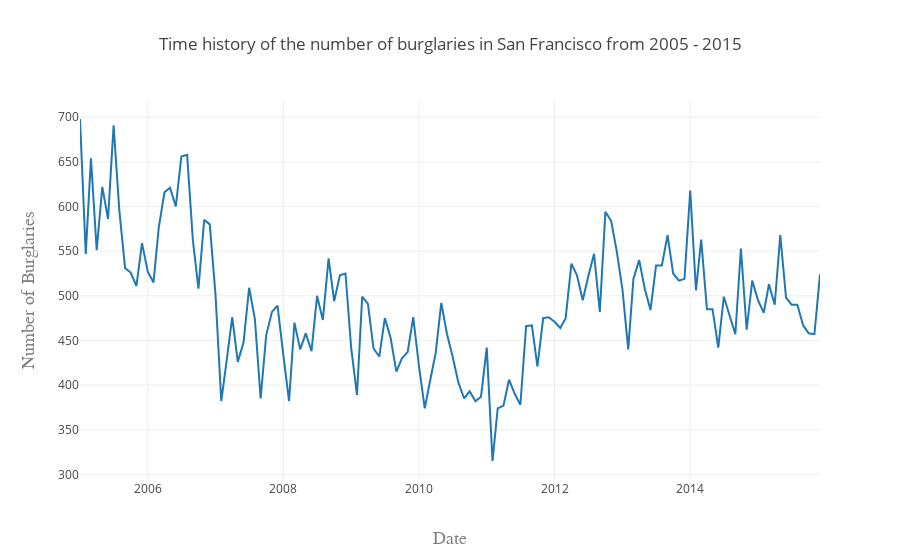

Source (notebook cell):
### Markdown cell above
### Time History

### Code cell
df_burgl = df[df.Category == 'BURGLARY'].sort_values(['Date'])
data = [go.Scatter(x=df_burgl.Date, y=df_burgl.IncidntNum)]

layout = go.Layout(
    title='Time history of the number of burglaries in San Francisco from 2005 - 2015',
    xaxis=dict(
        title='Date',
        titlefont=dict(
            family='Helvetica',
            size=18,
            color='#7f7f7f'
        ), 
        type='date'
    ),
    yaxis=dict(
        title='Number of Burglaries',
        titlefont=dict(
            family='Helvetica',
            size=18,
            color='#7f7f7f'
        )
    )
)

fig = go.Figure(data=data, layout=layout)

plotly.offline.iplot(fig)
# plotly.offline.plot(fig)

### Figure 1 — Plotly figure (JSON) as saved in the notebook; plotly's stock layout.template omitted (floating-point values rounded to 4 significant figures; data arrays with more than 128 entries replaced by an {"elided": "..."} marker saying what was removed)
{"data": [{"type": "scatter", "x": {"elided": "132 str values"}, "y": {"elided": "132 int values"}}], "layout": {"title": "Time history of the number of burglaries in San Francisco from 2005 - 2015", "xaxis": {"title": "Date", "titlefont": {"color": "#7f7f7f", "family": "Helvetica", "size": 18}, "type": "date"}, "yaxis": {"title": "Number of Burglaries", "titlefont": {"color": "#7f7f7f", "family": "Helvetica", "size": 18}}}}
